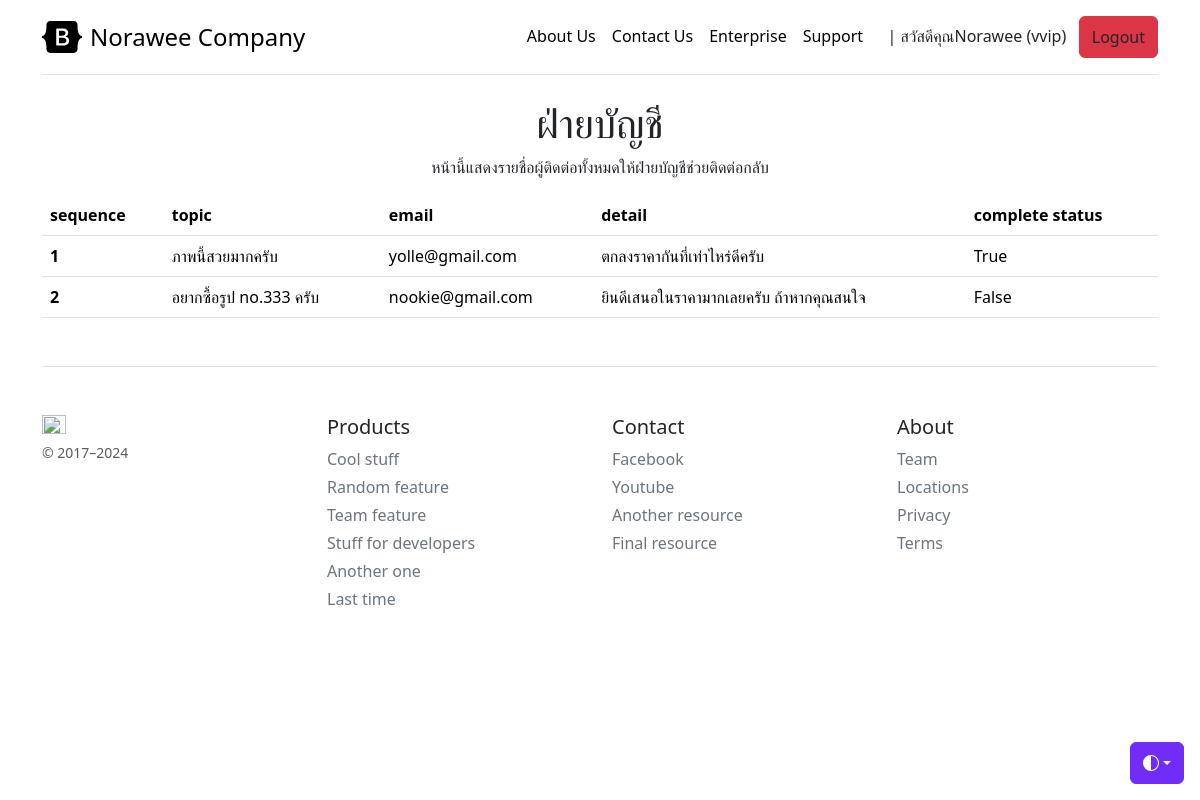
The app's page /accountant/ (signed in) with its own data.
### company/models.py (models this page shows, shortened)
class Profile(models.Model):
    user = models.OneToOneField(User, on_delete=models.CASCADE)
    user_type = models.CharField(max_length=100, default='member') # user role
    point = models.IntegerField(default=0)

class ContactList(models.Model):
    title = models.CharField(max_length=200)
    email = models.CharField(max_length=200)
    detail = models.TextField(null=True, blank=True)
    complete = models.BooleanField(default=False)

### company/views.py (the view)
# urls.py: path('accountant/', accountant, name='account-page'),
def accountant(request):
     all_contact = ContactList.objects.all()
     context = {'all_contact': all_contact}
     return render(request, 'company/accountant.html', context)

### company/template/company/accountant.html (shortened to what this page needs)
{% extends 'company/base.html' %}
{% load static %}
{%block content %}
<center>
    <h1>ฝ่ายบัญชี</h1>
    <p>หน้านี้แสดงรายชื่อผู้ติดต่อทั้งหมดให้ฝ่ายบัญชีช่วยติดต่อกลับ</p>
</center>
<table class="table">
    <thead class="thead-light">
      <tr>
        <th scope="col">sequence</th>
        <th scope="col">topic</th>
        <th scope="col">email</th>
        <th scope="col">detail</th>
        <th scope="col">complete status</th>
      </tr>
    </thead>
    <tbody>
        {% for contact in all_contact %}
      <tr>
        <th scope="row">{{forloop.counter}}</th>
        <td>{{contact.title}}</td>
        <td>{{contact.email}}</td>
        <td>{{contact.detail}}</td>
        <td>{{contact.complete}}</td>
      </tr>
      {% endfor %}
    </tbody>
  </table>
{% endblock content %}

### company/template/company/base.html (shortened to what this page needs)
{% load static%}
<!DOCTYPE html>
<html lang="en" data-bs-theme="auto">
  <head>
    <link
      rel="stylesheet"
      href="https://cdn.jsdelivr.net/npm/@docsearch/css@3"
    />
    <link
    href="{% static 'css/bootstrap.min.css'%}"
    rel="stylesheet"
    />
    <link
      href="https://getbootstrap.com/docs/5.3/examples/pricing/pricing.css"
      rel="stylesheet"
    />
  </head>
  <body>
    <div
      class="dropdown position-fixed bottom-0 end-0 mb-3 me-3 bd-mode-toggle"
    >
      <button
        class="btn btn-bd-primary py-2 dropdown-toggle d-flex align-items-center"
        id="bd-theme"
        type="button"
        aria-expanded="false"
        data-bs-toggle="dropdown"
        aria-label="Toggle theme (auto)"
      >
        <svg class="bi my-1 theme-icon-active" width="1em" height="1em">
          <use href="#circle-half"></use>
        </svg>
      </button>
    </div>
    <div class="container py-3">
      <header>
        <div
          class="d-flex flex-column flex-md-row align-items-center pb-3 mb-4 border-bottom"
        >
          <a
            href="/"
            class="d-flex align-items-center link-body-emphasis text-decoration-none"
          >
            <span class="fs-4">Norawee Company</span>
          </a>
          <nav class="d-inline-flex mt-2 mt-md-0 ms-md-auto">
            <a
              class="me-3 py-2 link-body-emphasis text-decoration-none"
              href="{% url 'about-page' %}"
              >About Us</a
            >
            <a
              class="me-3 py-2 link-body-emphasis text-decoration-none"
              href="{% url 'contact-page' %}"
              >Contact Us</a
            >
            <a
              class="me-3 py-2 link-body-emphasis text-decoration-none"
              href="#"
              >Enterprise</a
            >
            <a
              class="me-3 py-2 link-body-emphasis text-decoration-none"
              href="#"
              >Support</a
            >
            {% if user.is_authenticated %}
            &nbsp;&nbsp;<a class="py-2 text-dark text-decoration-none" href="#"
              >| สวัสดีคุณ{{user.first_name}} {{user.last_name}} ({{user.profile.user_type}})</a
            >
            <form method="post" action="{% url 'logout' %}">
              <button type="submit" class="py-2 text-dark text-decoration-none btn btn-danger">Logout</button>
          </form>
            {% else %}
            &nbsp;&nbsp;<a class="py-2 text-dark text-decoration-none btn btn-primary" href="{% url 'login' %}"
              >Login</a
            >
            {% endif %}
          </nav>
        </div>
      </header>
      <main>{% block content %} {% endblock content %}</main>
      <footer class="pt-4 my-md-5 pt-md-5 border-top">
        <div class="row">
          <div class="col-12 col-md">
            <img
              class="mb-2"
              src="https://getbootstrap/com//docs/5.3/assets/brand/bootstrap-logo.svg"
              alt=""
              width="24"
              height="19"
            />
            <small class="d-block mb-3 text-body-secondary"
              >&copy; 2017–2024</small
            >
          </div>
          <div class="col-6 col-md">
            <h5>Products</h5>
            <ul class="list-unstyled text-small">
              <li class="mb-1">
                <a class="link-secondary text-decoration-none" href="#"
                  >Cool stuff</a
                >
              </li>
              <li class="mb-1">
                <a class="link-secondary text-decoration-none" href="#"
                  >Random feature</a
                >
              </li>
              <li class="mb-1">
                <a class="link-secondary text-decoration-none" href="#"
                  >Team feature</a
                >
              </li>
              <li class="mb-1">
                <a class="link-secondary text-decoration-none" href="#"
                  >Stuff for developers</a
                >
              </li>
              <li class="mb-1">
                <a class="link-secondary text-decoration-none" href="#"
                  >Another one</a
                >
              </li>
              <li class="mb-1">
                <a class="link-secondary text-decoration-none" href="#"
                  >Last time</a
                >
              </li>
            </ul>
          </div>
          <div class="col-6 col-md">
            <h5>Contact</h5>
            <ul class="list-unstyled text-small">
              <li class="mb-1">
                <a
                  class="link-secondary text-decoration-none"
                  href="https://www.facebook.com/norawee.laohateerapong/" target="_blank"
                  >Facebook</a
                >
              </li>
              <li class="mb-1">
                <a
                  class="link-secondary text-decoration-none"
                  href="https://www.youtube.com/watch?v=hn4WDWxbDZM" target="_blank"
                  >Youtube</a
                >
              </li>
              <li class="mb-1">
                <a class="link-secondary text-decoration-none" href="#"
                  >Another resource</a
                >
              </li>
              <li class="mb-1">
                <a class="link-secondary text-decoration-none" href="#"
                  >Final resource</a
                >
              </li>
            </ul>
          </div>
          <div class="col-6 col-md">
            <h5>About</h5>
            <ul class="list-unstyled text-small">
              <li class="mb-1">
                <a class="link-secondary text-decoration-none" href="#">Team</a>
              </li>
              <li class="mb-1">
                <a class="link-secondary text-decoration-none" href="#"
                  >Locations</a
                >
              </li>
              <li class="mb-1">
                <a class="link-secondary text-decoration-none" href="#"
                  >Privacy</a
                >
              </li>
              <li class="mb-1">
                <a class="link-secondary text-decoration-none" href="#"
                  >Terms</a
                >
              </li>
            </ul>
          </div>
        </div>
      </footer>
    </div>
  </body>
</html>

### company/template/company/base.html (style rules this page uses)
.bi { vertical-align: -0.125em; fill: currentColor; }
.btn-bd-primary { --bd-violet-bg: #712cf9; --bd-violet-rgb: 112.520718, 44.062154, 249.437846; --bs-btn-font-weight: 600; --bs-btn-color: var(--bs-white); --bs-btn-bg: var(--bd-violet-bg); --bs-btn-border-color: var(--bd-violet-bg); --bs-btn-hover-color: var(--bs-white); --bs-btn-hover-bg: #6528e0; --bs-btn-hover-border-color: #6528e0; --bs-btn-focus-shadow-rgb: var(--bd-violet-rgb); --bs-btn-active-color: var(--bs-btn-hover-color); --bs-btn-active-bg: #5a23c8; --bs-btn-active-border-color: #5a23c8; }
.bd-mode-toggle { z-index: 1500; }

### records on screen
ContactList: title "ภาพนี้สวยมากครับ", email "yolle@gmail.com", detail "ตกลงราคากันที่เท่าไหร่ดีครับ", complete "True"
ContactList: title "อยากซื้อรูป no.333 ครับ", email "nookie@gmail.com", detail "ยินดีเสนอในราคามากเลยครับ ถ้าหากคุณสนใจ", complete "False"

### other values on screen
{{ user.first_name }} "Norawee"
{{ user.profile.user_type }} "vvip"
